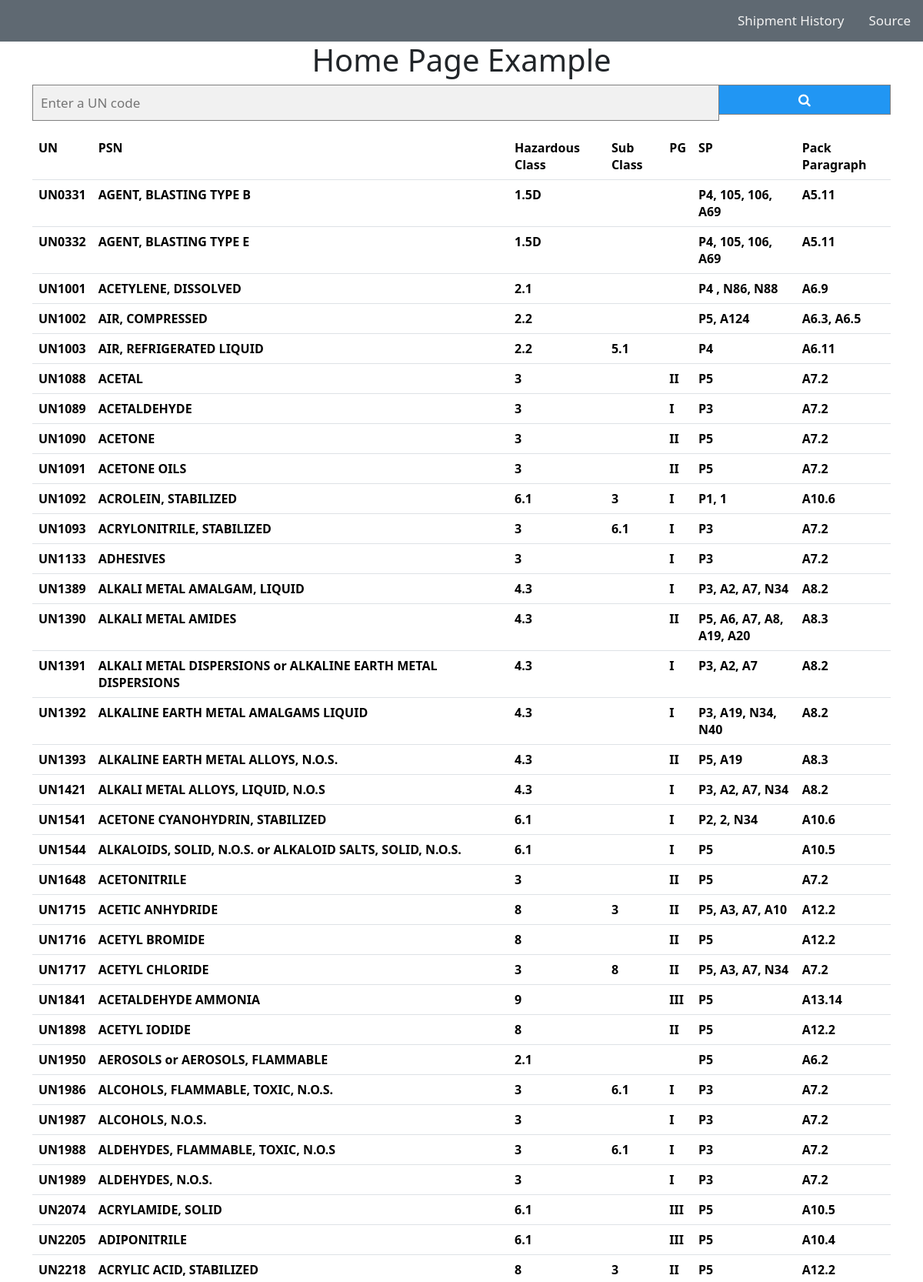
The page / (upper part) on the database its author committed.
### search/models.py (models this page shows)
class Product(models.Model):
    product_un = models.CharField(max_length=200)
    product_psn = models.CharField(max_length=200)
    product_haz_class = models.CharField(max_length=200)
    product_sub_class = models.CharField(max_length=200)
    product_pg = models.CharField(max_length=200)
    product_sp = models.CharField(max_length=200)
    product_paragraph = models.CharField(max_length=200)

### search/views.py (the view)
# urls.py: path('', views.index, name='index'),
def index(request):
    product_list = Product.objects.order_by('product_un').all()
    context = {'product_list': product_list}
    return render(request, 'search/index.html', context)

### search/templates/search/index.html (shortened to what this page needs)
{% load bootstrap5 %}
{% bootstrap_css %}
{% load static %}
<!DOCTYPE html>
<html>
<head>
    <link rel="stylesheet" href="https://cdnjs.cloudflare.com/ajax/libs/font-awesome/4.7.0/css/font-awesome.min.css">
    <link rel="stylesheet" href="{% static 'search/style.css' %}">
</head>
<body>
    <div class="topnav">
        <a href="https://static.e-publishing.af.mil/production/1/af_a4/publication/afman24-604/afman24-604.pdf">Source</a>
        <a href="{% url 'shipmentHistory' %}">Shipment History</a>
    </div>
    <div class="container text-center">
        <h1> Home Page Example </h1>
        <form class="example" method=POST action="{% url 'detail' %}">
            <input type="text" placeholder="Enter a UN code" name="search">
            <button type="submit"><i class="fa fa-search"></i></button>
        </form>
        <table class="table">
            <tr>
                <th>UN</th>
                <th>PSN</th>
                <th>Hazardous Class</th>
                <th>Sub Class</th>
                <th>PG</th>
                <th>SP</th>
                <th>Pack Paragraph</th>
            </tr>
            {% for product in product_list.all %}
            <tr>
                <th> {{ product.product_un }} </th>
                <th> {{ product.product_psn }} </th>
                <th> {{ product.product_haz_class }} </th>
                <th> {{ product.product_sub_class }} </th>
                <th> {{ product.product_pg }} </th>
                <th> {{ product.product_sp }} </th>
                <th> {{ product.product_paragraph }} </th>
            </tr>
            {% endfor%}
        </table>
    </div>
</body>
</html>

### search/static/search/style.css (style rules this page uses)
form.example input[type=text] { padding: 10px; font-size: 17px; border: 1px solid grey; float: left; width: 80%; background: #f1f1f1; }
form.example button { float: left; width: 20%; padding: 10px; background: #2196F3; color: white; font-size: 17px; border: 1px solid grey; border-left: none; cursor: pointer; }
form.example::after { content: ""; clear: both; display: table; }
.topnav { background-color: #5F6972; overflow: hidden; }
.topnav a { float: right; color: #f2f2f2; text-align: center; padding: 14px 16px; text-decoration: none; font-size: 17px; }
body { background-image: url('https://upload.wikimedia.org/wikipedia/commons/3/36/C17_aircraft_alt.jpg'); background-repeat: no-repeat; background-attachment: fixed; background-size: cover; }

### rows shown on the page
Product: product_un "UN0331", product_psn "AGENT, BLASTING TYPE B", product_haz_class "1.5D", product_sp "P4, 105, 106, A69", product_paragraph "A5.11"
Product: product_un "UN0332", product_psn "AGENT, BLASTING TYPE E", product_haz_class "1.5D", product_sp "P4, 105, 106, A69", product_paragraph "A5.11"
Product: product_un "UN1001", product_psn "ACETYLENE, DISSOLVED", product_haz_class "2.1", product_sp "P4 , N86, N88", product_paragraph "A6.9"
Product: product_un "UN1002", product_psn "AIR, COMPRESSED", product_haz_class "2.2", product_sp "P5, A124", product_paragraph "A6.3, A6.5"
Product: product_un "UN1003", product_psn "AIR, REFRIGERATED LIQUID", product_haz_class "2.2", product_sub_class "5.1", product_sp "P4", product_paragraph "A6.11"
Product: product_un "UN1088", product_psn "ACETAL", product_haz_class "3", product_pg "II", product_sp "P5", product_paragraph "A7.2"
Product: product_un "UN1089", product_psn "ACETALDEHYDE", product_haz_class "3", product_pg "I", product_sp "P3", product_paragraph "A7.2"
Product: product_un "UN1090", product_psn "ACETONE", product_haz_class "3", product_pg "II", product_sp "P5", product_paragraph "A7.2"
Product: product_un "UN1091", product_psn "ACETONE OILS", product_haz_class "3", product_pg "II", product_sp "P5", product_paragraph "A7.2"
Product: product_un "UN1092", product_psn "ACROLEIN, STABILIZED", product_haz_class "6.1", product_sub_class "3", product_pg "I", product_sp "P1, 1", product_paragraph "A10.6"
Product: product_un "UN1093", product_psn "ACRYLONITRILE, STABILIZED", product_haz_class "3", product_sub_class "6.1", product_pg "I", product_sp "P3", product_paragraph "A7.2"
Product: product_un "UN1133", product_psn "ADHESIVES", product_haz_class "3", product_pg "I", product_sp "P3", product_paragraph "A7.2"
Product: product_un "UN1389", product_psn "ALKALI METAL AMALGAM, LIQUID", product_haz_class "4.3", product_pg "I", product_sp "P3, A2, A7, N34", product_paragraph "A8.2"
Product: product_un "UN1390", product_psn "ALKALI METAL AMIDES", product_haz_class "4.3", product_pg "II", product_sp "P5, A6, A7, A8, A19, A20", product_paragraph "A8.3"
Product: product_un "UN1391", product_psn "ALKALI METAL DISPERSIONS or ALKALINE EARTH METAL DISPERSIONS", product_haz_class "4.3", product_pg "I", product_sp "P3, A2, A7", product_paragraph "A8.2"
Product: product_un "UN1392", product_psn "ALKALINE EARTH METAL AMALGAMS LIQUID", product_haz_class "4.3", product_pg "I", product_sp "P3, A19, N34, N40", product_paragraph "A8.2"
Product: product_un "UN1393", product_psn "ALKALINE EARTH METAL ALLOYS, N.O.S.", product_haz_class "4.3", product_pg "II", product_sp "P5, A19", product_paragraph "A8.3"
Product: product_un "UN1421", product_psn "ALKALI METAL ALLOYS, LIQUID, N.O.S", product_haz_class "4.3", product_pg "I", product_sp "P3, A2, A7, N34", product_paragraph "A8.2"
Product: product_un "UN1541", product_psn "ACETONE CYANOHYDRIN, STABILIZED", product_haz_class "6.1", product_pg "I", product_sp "P2, 2, N34", product_paragraph "A10.6"
Product: product_un "UN1544", product_psn "ALKALOIDS, SOLID, N.O.S. or ALKALOID SALTS, SOLID, N.O.S.", product_haz_class "6.1", product_pg "I", product_sp "P5", product_paragraph "A10.5"
Product: product_un "UN1648", product_psn "ACETONITRILE", product_haz_class "3", product_pg "II", product_sp "P5", product_paragraph "A7.2"
Product: product_un "UN1715", product_psn "ACETIC ANHYDRIDE", product_haz_class "8", product_sub_class "3", product_pg "II", product_sp "P5, A3, A7, A10", product_paragraph "A12.2"
Product: product_un "UN1716", product_psn "ACETYL BROMIDE", product_haz_class "8", product_pg "II", product_sp "P5", product_paragraph "A12.2"
Product: product_un "UN1717", product_psn "ACETYL CHLORIDE", product_haz_class "3", product_sub_class "8", product_pg "II", product_sp "P5, A3, A7, N34", product_paragraph "A7.2"
Product: product_un "UN1841", product_psn "ACETALDEHYDE AMMONIA", product_haz_class "9", product_pg "III", product_sp "P5", product_paragraph "A13.14"
Product: product_un "UN1898", product_psn "ACETYL IODIDE", product_haz_class "8", product_pg "II", product_sp "P5", product_paragraph "A12.2"
Product: product_un "UN1950", product_psn "AEROSOLS or AEROSOLS, FLAMMABLE", product_haz_class "2.1", product_sp "P5", product_paragraph "A6.2"
Product: product_un "UN1986", product_psn "ALCOHOLS, FLAMMABLE, TOXIC, N.O.S.", product_haz_class "3", product_sub_class "6.1", product_pg "I", product_sp "P3", product_paragraph "A7.2"
Product: product_un "UN1987", product_psn "ALCOHOLS, N.O.S.", product_haz_class "3", product_pg "I", product_sp "P3", product_paragraph "A7.2"
Product: product_un "UN1988", product_psn "ALDEHYDES, FLAMMABLE, TOXIC, N.O.S", product_haz_class "3", product_sub_class "6.1", product_pg "I", product_sp "P3", product_paragraph "A7.2"
Product: product_un "UN1989", product_psn "ALDEHYDES, N.O.S.", product_haz_class "3", product_pg "I", product_sp "P3", product_paragraph "A7.2"
Product: product_un "UN2074", product_psn "ACRYLAMIDE, SOLID", product_haz_class "6.1", product_pg "III", product_sp "P5", product_paragraph "A10.5"
Product: product_un "UN2205", product_psn "ADIPONITRILE", product_haz_class "6.1", product_pg "III", product_sp "P5", product_paragraph "A10.4"
Product: product_un "UN2218", product_psn "ACRYLIC ACID, STABILIZED", product_haz_class "8", product_sub_class "3", product_pg "II", product_sp "P5", product_paragraph "A12.2"
